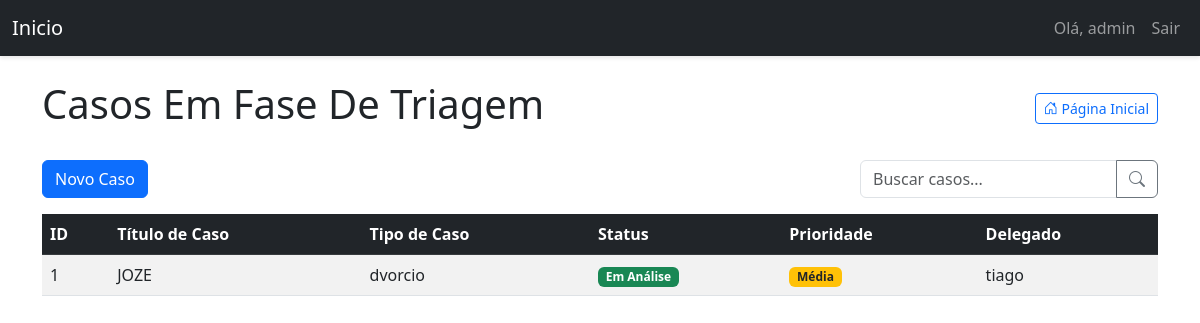
/dashboard/ (signed in), run on the app's committed database.
### models.py (models this page shows, shortened)
class User(UserMixin, db.Model):
    id = db.Column(db.Integer, primary_key=True)
    username = db.Column(db.String(64), index=True, unique=True)
    email = db.Column(db.String(120), index=True, unique=True)
    password_hash = db.Column(db.String(128))
    is_admin = db.Column(db.Boolean, default=False)
    tickets = db.relationship('Ticket', backref='author', lazy='dynamic', cascade="all, delete-orphan")
    comments = db.relationship('Comment', backref='author', lazy='dynamic', cascade="all, delete-orphan")
    attachments = db.relationship('Attachment', backref='author', lazy='dynamic')
    appointments = db.relationship('Appointment', backref='user', lazy='dynamic', cascade="all, delete-orphan")

class Ticket(db.Model):
    id = db.Column(db.Integer, primary_key=True)
    title = db.Column(db.String(140))
    description = db.Column(db.Text)
    case_number = db.Column(db.String(50))
    status = db.Column(db.String(20), default='Em Análise')
    priority = db.Column(db.String(20), default='Média')
    created_at = db.Column(db.DateTime, index=True, default=datetime.utcnow)
    updated_at = db.Column(db.DateTime, index=True, default=datetime.utcnow)
    user_id = db.Column(db.Integer, db.ForeignKey('user.id'))
    delegado = db.Column(db.String(100))
    comments = db.relationship('Comment', backref='ticket', lazy='dynamic', cascade="all, delete-orphan")
    attachments = db.relationship('Attachment', backref='ticket', lazy='dynamic', cascade="all, delete-orphan")

### triagem/routes/dashboard.py (the view)
@dashboard_bp.route('/')
@login_required
def dashboard():
    search = request.args.get('search', '')
    status_order = {
        'Em Análise': 1,
        'Em Espera': 2,
        'Arquivado': 3
    }
    priority_order = {
        'Alta': 1,
        'Média': 2,
        'Baixa': 3
    }
    query = Ticket.query.order_by(
        db.case(
            status_order,
            value=Ticket.status
        ),
        db.case(
            priority_order,
            value=Ticket.priority
        ),
        Ticket.updated_at.desc()
    )
    if search:
        query = query.filter(
            (Ticket.title.ilike(f'%{search}%')) |
            (Ticket.case_number.ilike(f'%{search}%')) |
            (Ticket.description.ilike(f'%{search}%'))
        )
    tickets = query.all()
    return render_template('dashboard.html', tickets=tickets)

### triagem/templates/dashboard.html (shortened to what this page needs)
{% extends "base.html" %}
{% block content %}
<div class="d-flex justify-content-between align-items-center mb-4 flex-wrap">
    <h1>Casos Em Fase De Triagem</h1>
    <a href="{{ url_for('main.index') }}" class="btn btn-outline-primary btn-sm">
        <i class="bi bi-house-door"></i> Página Inicial
    </a>
</div>
<div class="d-flex justify-content-between mb-3 flex-wrap">
    <a href="{{ url_for('ticket.create_ticket') }}" class="btn btn-primary">Novo Caso</a>
    <form method="GET" action="{{ url_for('dashboard.dashboard') }}" class="d-flex ms-md-auto mt-2 mt-md-0">
        <div class="input-group">
            <input type="text" name="search" class="form-control" placeholder="Buscar casos..." value="{{ request.args.get('search', '') }}">
            <button class="btn btn-outline-secondary" type="submit">
                <i class="bi bi-search"></i>
            </button>
        </div>
    </form>
</div>
<div class="table-responsive">
    <table class="table table-striped table-hover">
        <thead class="table-dark">
            <tr>
                <th>ID</th>
                <th>Título de Caso</th>
                <th>Tipo de Caso</th>
                <th>Status</th>
                <th>Prioridade</th>
                <th>Delegado</th>
            </tr>
        </thead>
        <tbody>
            {% for ticket in tickets %}
            <tr class="clickable-row" data-href="{{ url_for('ticket.view_ticket', ticket_id=ticket.id) }}">
                <td>{{ ticket.id }}</td>
                <td>{{ ticket.title }}</td>
                <td>{{ ticket.case_number }}</td>
                <td>
                    <span class="badge
                        {% if ticket.status == 'Em Análise' %}bg-success
                        {% elif ticket.status == 'Em Espera' %}bg-warning text-dark
                        {% elif ticket.status == 'Arquivado' %}bg-secondary
                        {% else %}bg-info{% endif %}">
                        {{ ticket.status }}
                    </span>
                </td>
                <td>
                    <span class="badge
                        {% if ticket.priority == 'Alta' %}bg-danger
                        {% elif ticket.priority == 'Média' %}bg-warning text-dark
                        {% elif ticket.priority == 'Baixa' %}bg-info
                        {% else %}bg-secondary{% endif %}">
                        {{ ticket.priority }}
                    </span>
                </td>
                <td>{{ ticket.delegado }}</td>
            </tr>
            {% endfor %}
        </tbody>
    </table>
</div>
{% endblock %}

### triagem/templates/base.html (shortened to what this page needs)
<!DOCTYPE html>
<html lang="pt-BR">
<head>
    {% block styles %}
        <link rel="stylesheet" href="https://cdn.jsdelivr.net/npm/bootstrap-icons@1.8.0/font/bootstrap-icons.css">
        <link rel="stylesheet" href="{{ url_for('static', filename='css/triagem.css') }}">
        <link href="https://cdn.jsdelivr.net/npm/bootstrap@5.3.0/dist/css/bootstrap.min.css" rel="stylesheet">
    {% endblock %}
</head>
<body>
    <nav class="navbar navbar-expand-lg navbar-dark bg-dark">
        <div class="container-fluid">
            <a class="navbar-brand" href="{{ url_for('main.index') }}">Inicio</a>
            <div class="collapse navbar-collapse" id="navbarNav">
                <ul class="navbar-nav ms-auto">
                    {% if current_user.is_authenticated %}
                    <li class="nav-item">
                        <span class="nav-link">Olá, {{ current_user.username }}</span>
                    </li>
                    <li class="nav-item">
                        <a class="nav-link" href="{{ url_for('auth.logout') }}">Sair</a>
                    </li>
                    {% else %}
                    <li class="nav-item">
                        <a class="nav-link" href="{{ url_for('auth.login') }}">Login</a>
                    </li>
                    {% endif %}
                </ul>
            </div>
        </div>
    </nav>
    <div class="container mt-4">
        {% block content %}{% endblock %}
    </div>
</body>
</html>

### static/css/triagem.css (style rules this page uses)
body { background-color: #f8f9fa; padding-bottom: 50px; font-family: 'Open Sans', sans-serif; }
.navbar { box-shadow: 0 2px 4px rgba(0,0,0,.1); }
.table th { background-color: #f8f9fa; }
.badge { font-weight: 500; }
::placeholder { color: #6c757d; opacity: 1; }
.clickable-row { cursor: pointer; }

### data on the page
User: username "admin"
Ticket: id "1", title "JOZE", case_number "dvorcio", status "Em Análise", priority "Média", delegado "tiago"
